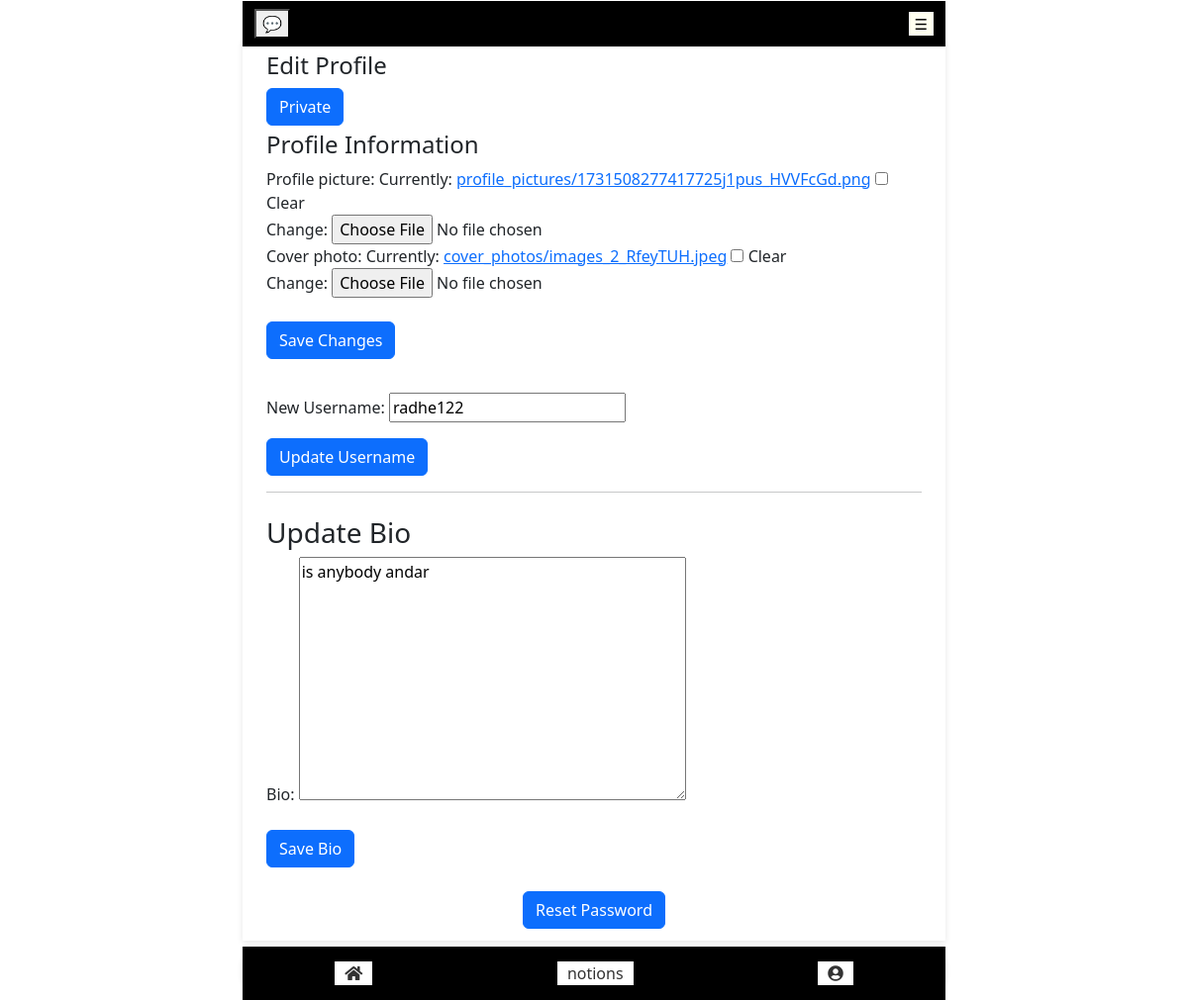
/profile/3/edit/ (signed in), run on an earlier commit of the app's database.
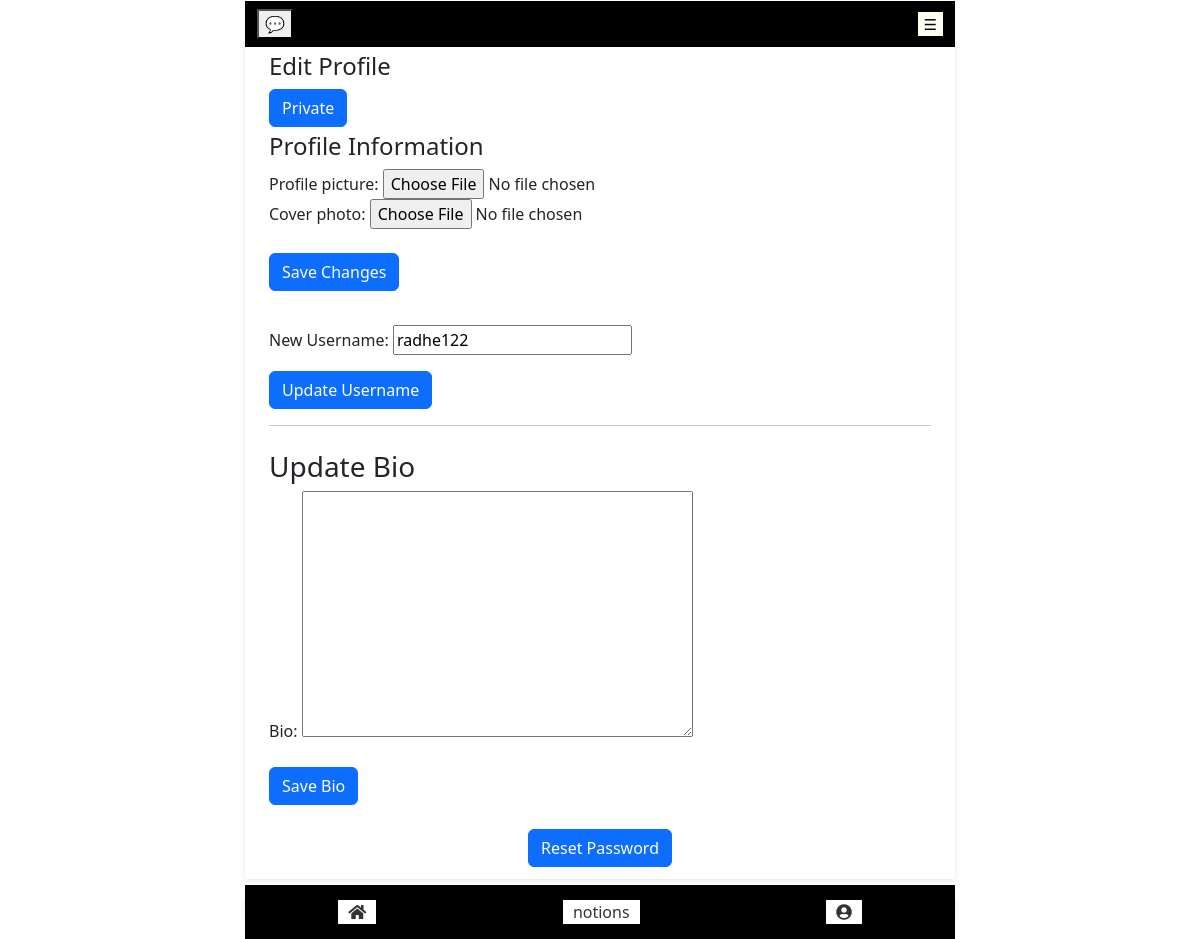
And on a later commit of the database.
### service_auth/user_profile/models.py (models this page shows, shortened)
class Profile(models.Model):
    user = models.OneToOneField(AuthUser, on_delete=models.CASCADE, related_name='profile')
    profile_picture = models.ImageField(upload_to='profile_pictures/', blank=True, null=True)
    cover_photo = models.ImageField(upload_to='cover_photos/', blank=True, null=True)
    bio = models.TextField(blank=True, null=True)
    saved_uploads = models.ManyToManyField('Media', related_name='saved_by_users', blank=True)
    is_private = models.BooleanField(default=False)  # New field to track privacy
    email_confirmed = models.BooleanField(default=False)  # New field to track email confirmation
    firebase_uid = models.CharField(max_length=255, blank=True, null=True)  # Field to store Firebase UID

### service_auth/user_profile/views.py (the view, shortened to what this page needs)
# urls.py: path('profile/<int:user_id>/edit/', views.edit_profile, name='edit_profile'),
@login_required
def edit_profile(request, user_id):
    profile_user = get_object_or_404(AuthUser, id=user_id)
    profile, created = Profile.objects.get_or_create(user=profile_user)
    profile_form = ProfileForm(instance=profile)
    username_form = UsernameUpdateForm(initial={'new_username': profile_user.username})
    return render(request, 'edit_profile.html', {
        'form': profile_form,
        'username_form': username_form,
        'profile_user': profile_user
    })

### service_auth/user_profile/forms.py (shortened to what this page needs)
class ProfileForm(forms.ModelForm):
    def __init__(self, *args, **kwargs):
        super().__init__(*args, **kwargs)
        self.fields['bio'].validators.append(MaxLengthValidator(150, 'Bio cannot exceed 150 words.'))
    class Meta:
        model = Profile
        fields = ['profile_picture', 'cover_photo', 'bio']

### service_auth/notion/forms.py (shortened to what this page needs)
class UsernameUpdateForm(forms.Form):
    new_username = forms.CharField(
        max_length=20,
        label='New Username',
        validators=[RegexValidator(r'^[a-zA-Z0-9]+$', 'Only alphanumeric characters allowed.')],
        widget=forms.TextInput(attrs={'placeholder': 'Enter new username'})  # This creates the input field
    )

### templates/user_profile/edit_profile.html (shortened to what this page needs)
{% extends 'landing_page.html' %}
{% load static %}
{% block main_content %}
<div class="container">
    <h4>Edit Profile</h4>
    <button type="button" class="btn btn-primary" id="privacy-button" data-private="{{ request.user.profile.is_private|yesno:'Private,Public' }}">
        {{ request.user.profile.is_private|yesno:'Private,Public' }}
    </button>
    <form method="post" enctype="multipart/form-data" action="{% url 'user_profile:edit_profile' user_id=profile_user.id %}">
        <h4>Profile Information</h4>
        <form method="post" enctype="multipart/form-data">
            {{ form.profile_picture.label_tag }} {{ form.profile_picture }}
            {{ form.cover_photo.label_tag }} {{ form.cover_photo }}
            <div class="mt-4">
                <button type="submit" class="btn btn-primary" name="save_changes">Save Changes</button>
            </div>
        </form>
        <form method="post">
            {{ username_form.as_p }}
            <button type="submit" class="btn btn-primary" name="update_username">Update Username</button>
        </form>
    </form>
    <hr>
    <form method="post" action="{% url 'user_profile:save_bio' %}">
        <h3 class="mt-4">Update Bio</h3>
        {{ form.bio.label_tag }} {{ form.bio }}
        <div class="mt-4">
            <button type="submit" class="btn btn-primary">Save Bio</button>
        </div>
    </form>
    <div class="text-center mt-4">
        <a href="{% url 'user_profile:password_reset' %}" class="btn btn-primary">Reset Password</a>
    </div>
</div>
{% endblock %}

What changed in the data, as far as the page shows it:
changed Profile: bio "is anybody andar" → (not shown)
Also different on the page:
form field profile_picture: "☐" → (not shown)
form field cover_photo: "☐" → (not shown)
text no longer shown: "Currently: profile_pictures/1731508277417725j1pus_HVVFcGd.png Clear Change: Currently: cover_photos/images_2_RfeyTUH.jpeg Clear Change:"
